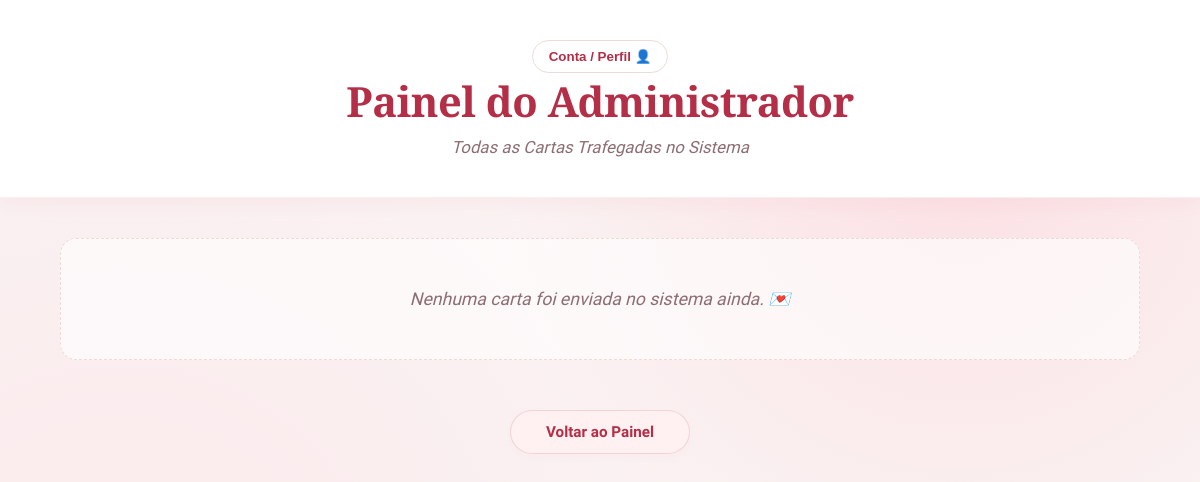
The page /admin/cartas on the database as committed earlier.
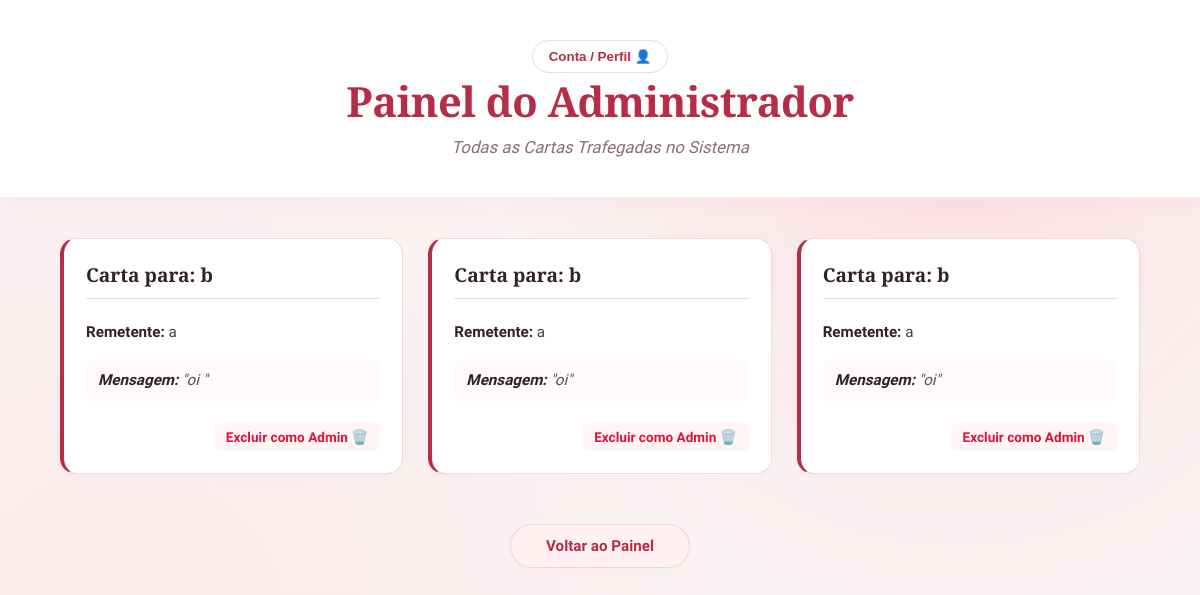
The same page on the database as committed later.
### modelos/Carta.py (models this page shows, shortened)
class Carta(db.Model):
    __tablename__ = 'cartas'
    id = db.Column(db.Integer, primary_key=True, autoincrement=True)
    remetente = db.Column(db.String(150), nullable=False)
    destinatario = db.Column(db.String(150), nullable=False)
    texto = db.Column(db.Text, nullable=False)
    cor = db.Column(db.String(50), default='padrao')

### blueprints/blueadmin.py (the view)
@admin.route('/cartas')
def ver_cartas_texto():
    todas_cartas = CartaDAO.listar_todos()
    return render_template('cartas.html', cartas=todas_cartas)

### dao/carta_dao.py (called while the page is built)
    @staticmethod
    def listar_todos():
        return Carta.query.all()

### templates/cartas.html (shortened to what this page needs)
<!DOCTYPE html>
<html lang="pt-br">
<head>
    <link rel="stylesheet" href="/static/cartas.css">
    <link rel="stylesheet" href="/static/css/modaljs.css">
</head>
<body>
    <div class="topo">
        <div class="container-perfil">
            <button type="button" onclick="abrirmodal()" class="btn-perfil">
                Conta / Perfil 👤
            </button>
        </div>
        <h1>Painel do Administrador</h1>
        <p>Todas as Cartas Trafegadas no Sistema</p>
    </div>
    <div class="cartas-list">
        {% if cartas %}
            {% for carta in cartas %}
                <div class="letter-card">
                    <h3>Carta para: {{ carta.destinatario }}</h3>
                    <p><strong>Remetente:</strong> {{ carta.remetente }}</p>
                    <p><strong>Mensagem:</strong> "{{ carta.texto }}"</p>
                    <div class="card-actions">
                        <a href="/usuario/admin/deletar_carta/{{ carta.texto }}" class="btn-deletar">Excluir como Admin 🗑️</a>
                    </div>
                </div>
            {% endfor %}
        {% else %}
            <div class="empty-state">
                <p>Nenhuma carta foi enviada no sistema ainda. 💌</p>
            </div>
        {% endif %}
    </div>
    <div style="text-align: center; margin-top: 30px;">
        <a href="/admin/painel" class="btn-voltar">Voltar ao Painel</a>
    </div>
</body>
</html>

### static/cartas.css (style rules this page uses)
* { margin: 0; padding: 0; box-sizing: border-box; }
body { font-family: 'Plus Jakarta Sans', sans-serif; background-color: #faf3f3; background-image: radial-gradient(circle at 80% 20%, rgba(255, 182, 193, 0.3) 0%, transparent 40%), radial-gradient(circle at 10% 80%, rgba(255, 192, 203, 0.2) 0%, transparent 50%); color: #4a3b3b; min-height: 100vh; display: flex; flex-direction: column; align-items: center; padding-bottom: 60px; }
.topo { text-align: center; background: #ffffff; width: 100%; padding: 40px 20px; box-shadow: 0 4px 20px rgba(179, 46, 70, 0.05); border-bottom: 1px solid rgba(255, 192, 203, 0.3); }
.topo h1 { font-family: 'Playfair Display', serif; font-size: 2.6rem; color: #b32e46; font-weight: 700; letter-spacing: -0.5px; }
.topo p { margin-top: 8px; font-size: 1.05rem; color: #8c6d73; font-style: italic; }
.cartas-list { width: 90%; max-width: 1200px; margin: 40px auto 20px auto; display: grid; grid-template-columns: repeat(auto-fill, minmax(320px, 1fr)); gap: 25px; }
.letter-card { background-color: #ffffff; border: 1px solid #ebdcd7; border-left: 4px solid #b32e46; border-radius: 16px; padding: 22px; box-shadow: 0 4px 15px rgba(0, 0, 0, 0.01); transition: transform 0.2s ease, box-shadow 0.2s ease; display: flex; flex-direction: column; min-height: 220px; }
.letter-card h3 { font-family: 'Playfair Display', serif; margin-top: 0; margin-bottom: 15px; color: #332225; font-size: 1.2rem; border-bottom: 1px solid #ebdcd7; padding-bottom: 10px; }
.letter-card p { margin: 6px 0; font-size: 0.95rem; line-height: 1.6; color: #4a3b3b; }
.letter-card p:nth-of-type(2) { font-style: italic; color: #5c4a4d; background: #fffaf9; padding: 8px 12px; border-radius: 8px; margin: 10px 0; }
.letter-card strong { color: #332225; }
.card-actions { margin-top: auto; padding-top: 12px; text-align: right; }
.btn-deletar { display: inline-block; padding: 6px 12px; background-color: #fff5f5; color: #DC143C; text-decoration: none; font-size: 0.85rem; font-weight: 700; border-radius: 6px; transition: all 0.2s ease; }
.btn-voltar { display: inline-block; text-decoration: none; color: #b32e46; background-color: #fff0f2; padding: 12px 35px; border-radius: 50px; font-size: 0.95rem; font-weight: 600; transition: all 0.3s ease; border: 1px solid rgba(179, 46, 70, 0.15); box-shadow: 0 4px 10px rgba(179, 46, 70, 0.02); }

### static/modaljs.css (style rules this page uses)
.container-perfil { position: relative; display: inline-block; }
.btn-perfil { background: transparent; border: 1px solid #ebdcd7; color: #b32e46; padding: 8px 16px; border-radius: 20px; font-weight: 600; cursor: pointer; }

Rows that differ between the two databases and show on the page:
added Carta: destinatario "b", remetente "a", texto "oi"
added Carta: destinatario "b", remetente "a", texto "oi"
added Carta: destinatario "b", remetente "a", texto "oi"
Other text that changed with them:
text no longer shown: "Nenhuma carta foi enviada no sistema ainda. 💌"
